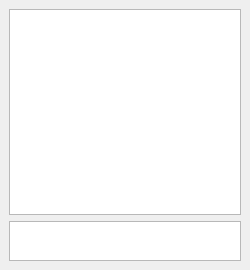
<?xml version="1.0" encoding="UTF-8"?>
<ui version="4.0">
 <class>MainWindow</class>
 <widget class="QMainWindow" name="MainWindow">
  <property name="geometry">
   <rect>
    <x>0</x>
    <y>0</y>
    <width>250</width>
    <height>270</height>
   </rect>
  </property>
  <property name="windowTitle">
   <string>Joystick Input</string>
  </property>
  <property name="documentMode">
   <bool>false</bool>
  </property>
  <widget class="QWidget" name="centralWidget">
   <layout class="QVBoxLayout" name="verticalLayout">
    <item>
     <widget class="JoystickDisplay" name="displayJoystick"/>
    </item>
    <item>
     <widget class="JoystickDisplay" name="displayRudder">
      <property name="maximumSize">
       <size>
        <width>16777215</width>
        <height>40</height>
       </size>
      </property>
     </widget>
    </item>
   </layout>
  </widget>
  <action name="actionExit">
   <property name="text">
    <string>Exit</string>
   </property>
  </action>
  <action name="actionConnect">
   <property name="checkable">
    <bool>true</bool>
   </property>
   <property name="text">
    <string>Connect</string>
   </property>
  </action>
 </widget>
 <customwidgets>
  <customwidget>
   <class>JoystickDisplay</class>
   <extends>QGraphicsView</extends>
   <header>JoystickDisplay.h</header>
  </customwidget>
 </customwidgets>
 <resources/>
 <connections>
  <connection>
   <sender>actionExit</sender>
   <signal>triggered()</signal>
   <receiver>MainWindow</receiver>
   <slot>close()</slot>
   <hints>
    <hint type="sourcelabel">
     <x>-1</x>
     <y>-1</y>
    </hint>
    <hint type="destinationlabel">
     <x>399</x>
     <y>299</y>
    </hint>
   </hints>
  </connection>
 </connections>
</ui>
